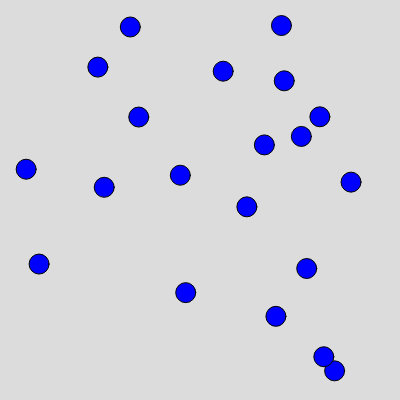
Frame 1 (no input)
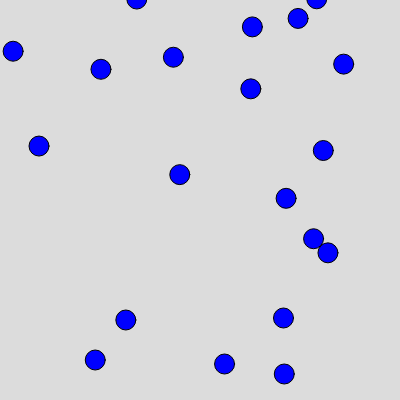
Frame 60 (no input)
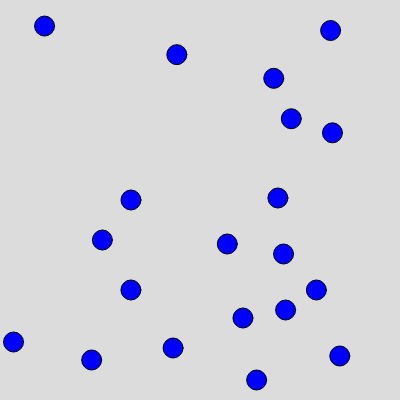
Frame 120 (the mouse pressed at the canvas centre since frame 60)

The p5.js sketch that drew these frames (run headless with seeded random() and noise() and a simulated clock; from frame 60 on, the mouse is pressed at the canvas centre):

// p5.js sketch
// ── sketch.js
let mængdebubbles = 20;

let bubble = [];

function setup() {
  createCanvas(400, 400); 
    
for (let i = 0; i < mængdebubbles; i++) {
  
   bubble.push(new Bubble());
  }
  //
}

function draw() {
  background(220);
  
  for (let i = 0; i < mængdebubbles; i++){
    
bubble[i].bubbles();
   //hej med dig
  }
  
}
// ── Bubble.js
class Bubble{
    constructor(x,y){
       
       this.pos = createVector(x,y);
       this.size = 20;
       this.pos.x = random(width);
       this.pos.y = random(height);
      this.pos.hast = -2
  
      }
      
      bubbles(){
      //  this.pos = random()
        
          this.pos.x = this.pos.x +=random(-2,2);
      this.pos.y = this.pos.y += this.pos.hast
        fill(0,0,255);
      ellipse(this.pos.x,this.pos.y,this.size);    
      
        
        
        
         this.pos.add(this.vel);
       
       if (this.pos.x < -10){
  this.pos.x = width-10;       
  
       }
      
      if (this.pos.x > width+10){
  this.pos.x = 10;   
  
       }
       
      if (this.pos.y < -10){
  this.pos.y = height;       
  
       }
      if (this.pos.y > height+10){
  this.pos.y = 0;       
  
       }
      
      }
      
      
      
      }
